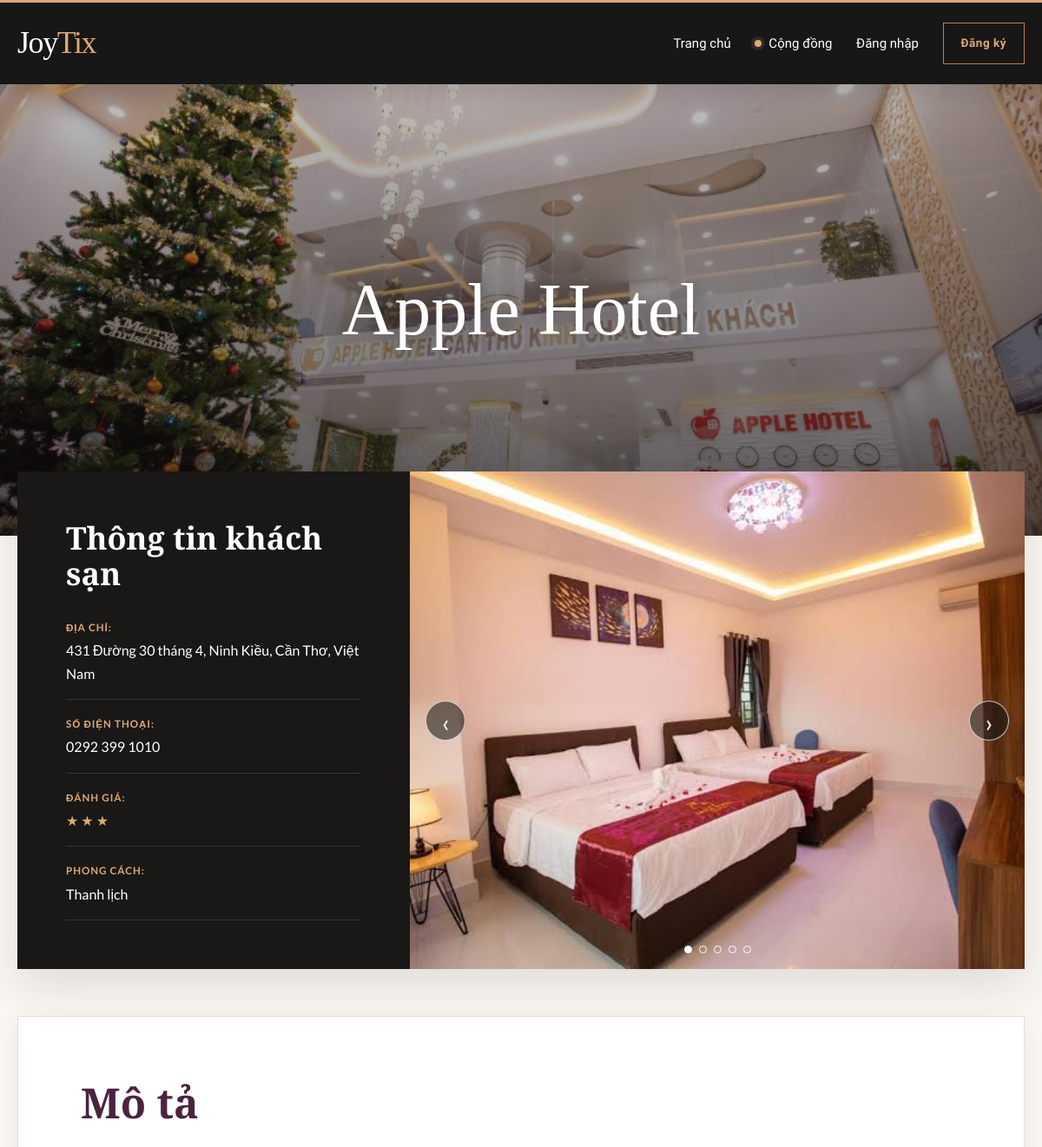
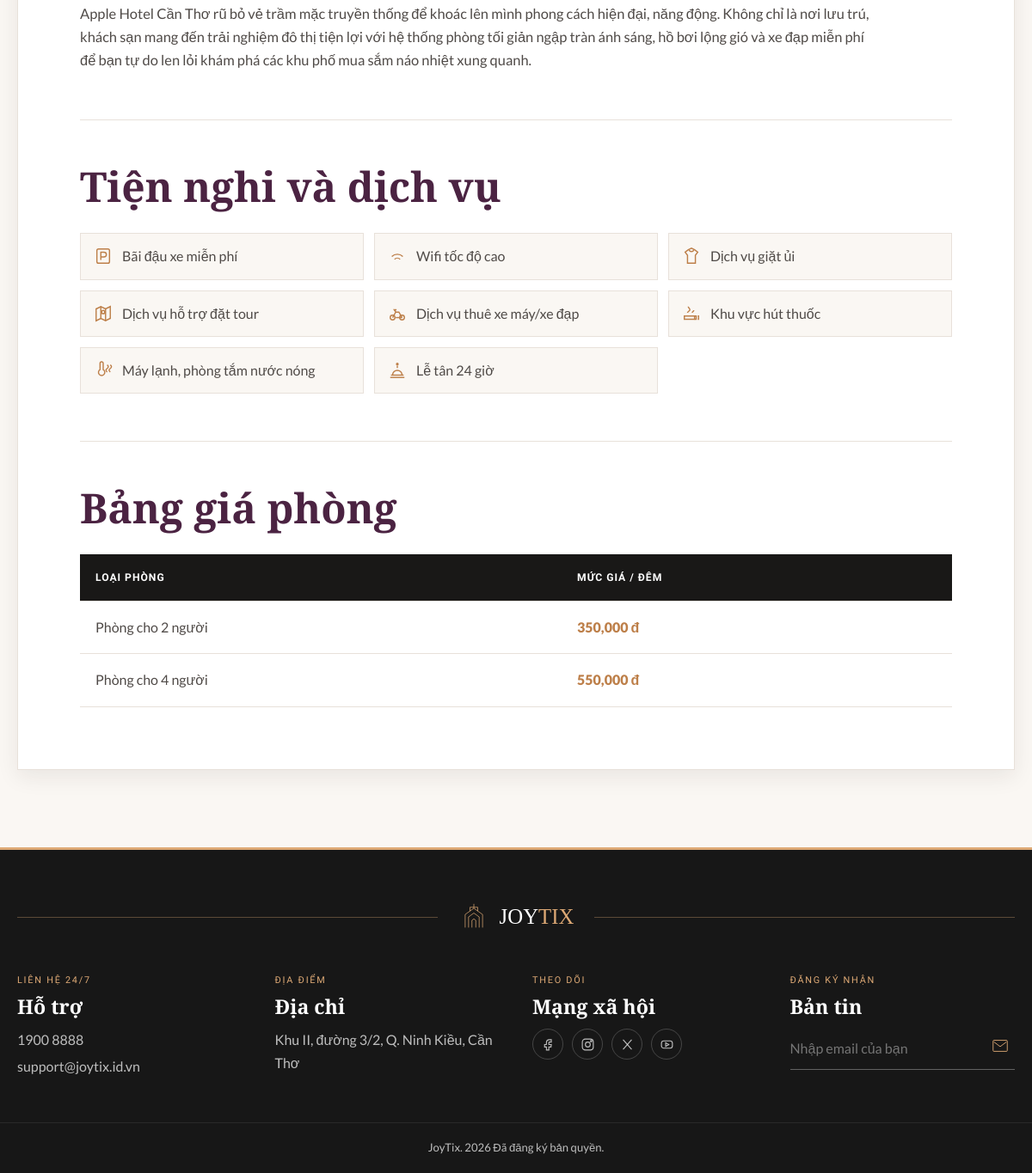
Page /detail.php?id=10 on the committed database (2 pictures, top to bottom).
### tables this page shows
CREATE TABLE `hotels` (
  `id` int(11) NOT NULL AUTO_INCREMENT,
  `name` varchar(150) NOT NULL,
  `address` varchar(255) DEFAULT NULL,
  `phone` varchar(25) DEFAULT NULL,
  `star_rating` decimal(2,1) DEFAULT 3.0,
  `vibe` varchar(50) DEFAULT NULL,
  `description` text DEFAULT NULL,
  PRIMARY KEY (`id`)
);

CREATE TABLE `amenities` (
  `id` int(11) NOT NULL AUTO_INCREMENT,
  `name` varchar(100) NOT NULL,
  `icon` varchar(100) DEFAULT NULL,
  PRIMARY KEY (`id`)
);

CREATE TABLE `rooms` (
  `id` int(11) NOT NULL AUTO_INCREMENT,
  `hotel_id` int(11) NOT NULL,
  `capacity` int(11) NOT NULL,
  `price` decimal(10,0) NOT NULL,
  PRIMARY KEY (`id`),
  UNIQUE KEY `uq_rooms_hotel_capacity` (`hotel_id`,`capacity`),
  CONSTRAINT `rooms_ibfk_1` FOREIGN KEY (`hotel_id`) REFERENCES `hotels` (`id`) ON DELETE CASCADE
);

### detail.php (the view, shortened to what this page needs)
<?php
require_once 'includes/bootstrap.php';
$id = filter_input(INPUT_GET, 'id', FILTER_VALIDATE_INT);
$stmt = $pdo->prepare('SELECT * FROM hotels WHERE id = ?');
$stmt->execute([$id]);
$hotel = $stmt->fetch(PDO::FETCH_ASSOC);
function normalizeDisplayText(?string $value): string
{
    $value = (string) ($value ?? '');
    return $value;
}
foreach (['name', 'address', 'phone', 'vibe', 'description'] as $field) {
    if (array_key_exists($field, $hotel)) {
        $hotel[$field] = normalizeDisplayText($hotel[$field]);
    }
}
$starRating = max(0, min(5, (float) ($hotel['star_rating'] ?? $hotel['stars'] ?? 0)));
function renderHotelStars(float $rating): string
{
    $rating = max(0, min(5, $rating));
    $fullStars = (int) floor($rating);
    $hasHalfStar = ($rating - $fullStars) >= 0.5;
    $html = '<span class="hotel-stars" aria-label="' .
        htmlspecialchars(number_format($rating, 1, ',', '.')) .
        ' trên 5 sao">';
    for ($i = 0; $i < $fullStars; $i++) {
        $html .= '<span class="hotel-star hotel-star-full" aria-hidden="true">★</span>';
    }
    return $html . '</span>';
}
function normalizeHotelImagePath(?string $imagePath): ?string
{
    $imagePath = trim((string) ($imagePath ?? ''));
    $imagePath = str_replace('\\', '/', $imagePath);
    $imagePath = preg_replace('~^\./~', '', $imagePath);
    if (strpos($imagePath, '/hoteltool/') === 0) {
        $imagePath = substr($imagePath, strlen('/hoteltool/'));
    } else {
        $imagePath = ltrim($imagePath, '/');
    }
    $imageFile = __DIR__ . DIRECTORY_SEPARATOR . str_replace('/', DIRECTORY_SEPARATOR, $imagePath);
    return is_file($imageFile) ? $imagePath : null;
}
$diskImages = glob(
    'uploads/hotel_' . $id . '_*.{jpg,jpeg,png,gif,webp}',
    GLOB_BRACE
) ?: [];
$dbImageRows = [];
try {
    $stmtHotelImages = $pdo->prepare(
        'SELECT image_url, is_primary
         FROM hotel_images
         WHERE hotel_id = ?
         ORDER BY is_primary DESC, id ASC'
    );
    $stmtHotelImages->execute([$id]);
    $dbImageRows = $stmtHotelImages->fetchAll(PDO::FETCH_ASSOC);
} catch (Throwable $e) {
    $dbImageRows = [];
}
$allImages = [];
foreach ($diskImages as $imagePath) {
    $usableImage = normalizeHotelImagePath($imagePath);
    if ($usableImage !== null) {
        $allImages[] = $usableImage;
    }
}
foreach ($dbImageRows as $imageRow) {
    $usableImage = normalizeHotelImagePath($imageRow['image_url'] ?? null);
    if ($usableImage !== null) {
        $allImages[] = $usableImage;
    }
}
$allImages = array_values(array_unique($allImages));
natsort($allImages);
$allImages = array_values($allImages);
$primaryImage = null;
foreach ($allImages as $imagePath) {
    if (strpos(basename(parse_url($imagePath, PHP_URL_PATH) ?? $imagePath), '_primary.') !== false) {
        $primaryImage = $imagePath;
        break;
    }
}
$carouselImages = array_values(array_filter(
    $allImages,
    static fn (string $imagePath): bool => $imagePath !== $primaryImage
));
$stmtRoom = $pdo->prepare(
    'SELECT room.id, room.hotel_id, room.capacity, room.price
     FROM rooms room
     INNER JOIN (
         SELECT capacity, MAX(id) AS latest_id
         FROM rooms
         WHERE hotel_id = ?
         GROUP BY capacity
     ) latest ON latest.latest_id = room.id
     WHERE room.hotel_id = ?
     ORDER BY room.capacity ASC'
);
$stmtRoom->execute([$id, $id]);
$rooms = $stmtRoom->fetchAll(PDO::FETCH_ASSOC);
$stmtAmenity = $pdo->prepare(
    'SELECT a.name, a.icon
     FROM amenities a
     INNER JOIN hotel_amenities ha ON a.id = ha.amenity_id
     WHERE ha.hotel_id = ?
     ORDER BY a.id ASC'
);
$stmtAmenity->execute([$id]);
$amenities = $stmtAmenity->fetchAll(PDO::FETCH_ASSOC);
require_once 'includes/header.php';
?>
<div class="hotel-detail-page">
    <section class="hotel-hero">
        <img
            class="hotel-hero-background"
            src="<?= htmlspecialchars($primaryImage, ENT_QUOTES, 'UTF-8') ?>"
            alt=""
            aria-hidden="true"
            onerror="this.onerror=null;this.src='uploads/default-hotel.jpg';"
        >
        <h1 class="hotel-hero-title">
            <?= htmlspecialchars($hotel['name']) ?>
        </h1>
    </section>
    <section class="hotel-feature-section">
        <div class="hotel-intro-card">
            <h2 class="hotel-intro-title">Thông tin khách sạn</h2>
            <div class="hotel-quick-information">
                <div class="hotel-quick-row">
                    <span class="hotel-quick-label">Địa chỉ:</span>
                    <span class="hotel-quick-value">
                        <?= htmlspecialchars($hotel['address'] ?? 'Chưa cập nhật') ?>
                    </span>
                </div>
                <div class="hotel-quick-row">
                    <span class="hotel-quick-label">Số điện thoại:</span>
                    <span class="hotel-quick-value">
                        <?= htmlspecialchars($hotel['phone'] ?? 'Chưa cập nhật') ?>
                    </span>
                </div>
                <div class="hotel-quick-row">
                    <span class="hotel-quick-label">Đánh giá:</span>
                    <span class="hotel-quick-value hotel-rating-value">
                        <?= renderHotelStars($starRating) ?>
                    </span>
                </div>
                <div class="hotel-quick-row">
                    <span class="hotel-quick-label">Phong cách:</span>
                    <span class="hotel-quick-value">
                        <?= htmlspecialchars($hotel['vibe'] ?? 'Chưa cập nhật') ?>
                    </span>
                </div>
            </div>
        </div>
        <div class="hotel-carousel" id="hotelCarousel" aria-label="Hình ảnh khách sạn">
            <div class="hotel-carousel-track">
                <?php foreach ($carouselImages as $imageIndex => $imagePath): ?>
                    <div class="hotel-carousel-slide">
                        <img
                            src="<?= htmlspecialchars($imagePath, ENT_QUOTES, 'UTF-8') ?>"
                            alt="Hình ảnh <?= $imageIndex + 1 ?> của <?= htmlspecialchars($hotel['name'], ENT_QUOTES, 'UTF-8') ?>"
                            loading="<?= $imageIndex === 0 ? 'eager' : 'lazy' ?>"
                            onerror="this.onerror=null;this.src='<?= htmlspecialchars($primaryImage, ENT_QUOTES, 'UTF-8') ?>';"
                        >
                    </div>
                <?php endforeach; ?>
            </div>
            <?php if (count($carouselImages) > 1): ?>
                <button
                    type="button"
                    class="hotel-carousel-button previous"
                    aria-label="Xem ảnh trước"
                >
                    &#8249;
                </button>
                <button
                    type="button"
                    class="hotel-carousel-button next"
                    aria-label="Xem ảnh tiếp theo"
                >
                    &#8250;
                </button>
                <div class="hotel-carousel-dots" aria-label="Chọn ảnh">
                    <?php foreach ($carouselImages as $imageIndex => $imagePath): ?>
                        <button
                            type="button"
                            class="hotel-carousel-dot <?= $imageIndex === 0 ? 'active' : '' ?>"
                            data-index="<?= $imageIndex ?>"
                            aria-label="Xem ảnh <?= $imageIndex + 1 ?>"
                        ></button>
                    <?php endforeach; ?>
                </div>
            <?php endif; ?>
        </div>
    </section>
    <section class="hotel-content-card">
        <div class="hotel-content-section">
            <h2 class="hotel-section-heading">Mô tả</h2>
            <p class="hotel-description">
                <?= nl2br(htmlspecialchars($hotel['description'] ?? 'Khách sạn chưa cập nhật mô tả.')) ?>
            </p>
        </div>
        <div class="hotel-content-section">
            <h2 class="hotel-section-heading">Tiện nghi và dịch vụ</h2>
            <?php if ($amenities): ?>
                <div class="amenities-list">
                    <?php foreach ($amenities as $amenity): ?>
                        <div class="amenity-item">
                            <?= amenity_icon_svg($amenity['icon'], 'amenity-icon') ?>
                            <span class="amenity-name">
                                <?= htmlspecialchars($amenity['name']) ?>
                            </span>
                        </div>
                    <?php endforeach; ?>
                </div>
            <?php else: ?>
                <p class="amenities-empty">
                    Khách sạn chưa cập nhật thông tin tiện nghi.
                </p>
            <?php endif; ?>
        </div>
        <div class="hotel-content-section">
            <h2 class="hotel-section-heading">Bảng giá phòng</h2>
            <div class="room-price-wrapper">
                <table class="room-price-table">
                    <thead>
                        <tr>
                            <th>Loại phòng</th>
                            <th>Mức giá / Đêm</th>
                        </tr>
                    </thead>
                    <tbody>
                        <?php if ($rooms): ?>
                            <?php foreach ($rooms as $room): ?>
                                <tr>
                                    <td>
                                        Phòng cho <?= (int) $room['capacity'] ?> người
                                    </td>
                                    <td class="room-price">
                                        <?= number_format((float) $room['price']) ?> đ
                                    </td>
                                </tr>
                            <?php endforeach; ?>
                        <?php endif; ?>
                    </tbody>
                </table>
            </div>
        </div>
    </section>
</div>
<?php require_once 'includes/footer.php'; ?>

### includes/bootstrap.php (shortened to what this page needs)
<?php
function e(mixed $value): string
{
    return htmlspecialchars((string) $value, ENT_QUOTES | ENT_SUBSTITUTE, 'UTF-8');
}
function amenity_icon_svg(?string $icon, string $class = ''): string
{
    $paths = $icons[$icon ?? '']
        ?? '<circle cx="12" cy="12" r="9"/><path d="m8 12 2.5 2.5L16 9"/>';
    $classAttribute = $class !== '' ? ' class="' . e($class) . '"' : '';
    return '<svg' . $classAttribute . ' viewBox="0 0 24 24" aria-hidden="true" focusable="false">'
        . $paths
        . '</svg>';
}

### css/base.css (style rules this page uses)
:root { --color-accent: #dda975; --color-accent-dark: #bd7f49; --color-accent-soft: #f4e1cd; --color-ink: #191817; --color-heading: #4b2342; --color-text: #4f4a47; --color-muted: #7a7470; --color-line: #e8e1da; --color-surface: #ffffff; --color-surface-soft: #faf7f3; --color-page: #fef7ef; --color-danger: #b54747; --color-success: #2f7d59; --shadow-sm: 0 8px 24px rgba(40, 29, 23, 0.08); --shadow-md: 0 18px 50px rgba(40, 29, 23, 0.13); --radius-sm: 8px; --radius-md: 16px; --radius-lg: 24px; --font-body: "Lato", Arial, sans-serif; --font-display: "Cormorant Garamond", Georgia, serif; --font-label: "Oswald", Arial, sans-serif; --container: 1200px; }
*, *::before, *::after { box-sizing: border-box; }
html { scroll-behavior: smooth; }
body { min-height: 100vh; margin: 0; display: flex; flex-direction: column; background: var(--color-page); color: var(--color-text); font-family: var(--font-body); font-size: 16px; line-height: 1.65; -webkit-font-smoothing: antialiased; }
img { display: block; max-width: 100%; }
button, input, select, textarea { color: inherit; font: inherit; }
button, [type="submit"] { cursor: pointer; }
h1, h2, h3, p { margin-top: 0; }
h1, h2, h3 { color: var(--color-ink); font-family: var(--font-display); line-height: 1.14; }

### rows in the picture
hotels: name "Apple Hotel", address "431 Đường 30 tháng 4, Ninh Kiều, Cần Thơ, Việt Nam", phone "0292 399 1010", star_rating 3 (drawn), vibe "Thanh lịch", description "Apple Hotel Cần Thơ rũ bỏ vẻ trầm mặc truyền thống để khoác lên mình phong cách hiện đại, năng động. Không chỉ là nơi lưu trú, khách sạn mang đến trải nghiệm đô thị tiện lợi với hệ thống phòng tối giản ngập tràn ánh sáng, hồ bơi lộng gió và xe đạp miễn phí để bạn tự do len lỏi khám phá các khu phố mua sắm náo nhiệt xung quanh."
amenities: name "Bãi đậu xe miễn phí"
amenities: name "Wifi tốc độ cao"
amenities: name "Dịch vụ giặt ủi"
amenities: name "Dịch vụ hỗ trợ đặt tour"
amenities: name "Dịch vụ thuê xe máy/xe đạp"
amenities: name "Khu vực hút thuốc"
amenities: name "Máy lạnh, phòng tắm nước nóng"
amenities: name "Lễ tân 24 giờ"
rooms: capacity "2", price "350,000"
rooms: capacity "4", price "550,000"
